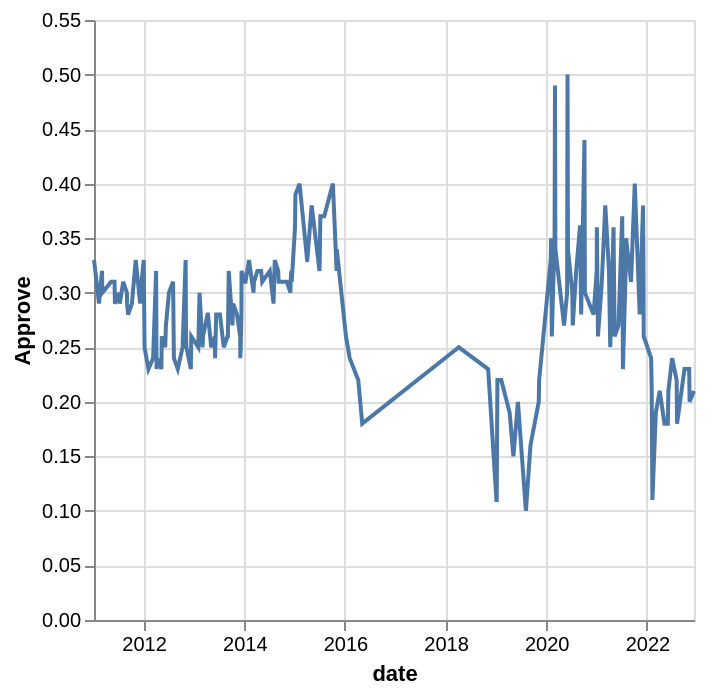

This figure's Vega-Lite source:
### Vega-Lite specification from a JSON file in a GitHub repository (floating-point values rounded to 4 significant figures; data arrays with more than 128 entries replaced by an {"elided": "..."} marker saying what was removed)
{"$schema": "https://vega.github.io/schema/vega-lite/v5.json", "description": "A simple bar chart with embedded data.", "data": {"values": {"elided": "448 records"}}, "mark": "line", "encoding": {"x": {"field": "date", "type": "temporal", "axis": {"labelAngle": 0}}, "y": {"field": "Approve", "type": "quantitative"}}, "config": {}}
